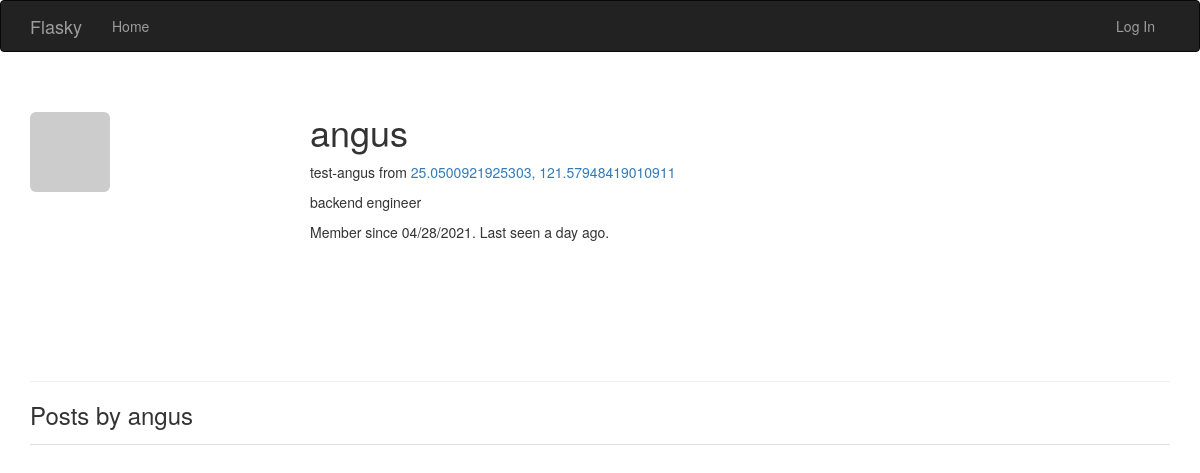
Before: /user/angus with the older database file.
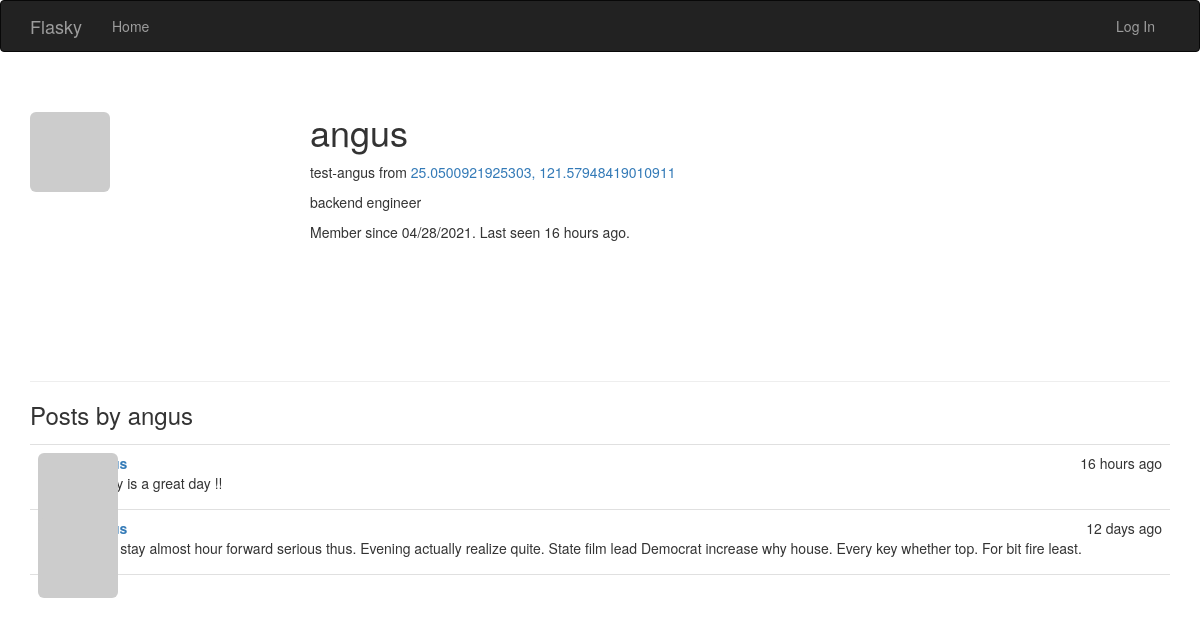
After: the same page with the newer database file.
### app/models.py (models this page shows, shortened)
class User(UserMixin, db.Model):
    __tablename__ = 'users'
    id = db.Column(db.Integer, primary_key=True)
    username = db.Column(db.String(64), unique=True, index=True)
    email = db.Column(db.String(64), unique=True, index=True)  # 讓使用者可以用email 登入
    role_id = db.Column(db.Integer, db.ForeignKey('roles.id'))
    password_hash = db.Column(db.String(128))
    confirmed = db.Column(db.Boolean, default=False)  # 帳號確認狀態
    name = db.Column(db.String(64))  # 本名
    location = db.Column(db.String(64))
    about_me = db.Column(db.Text())
    member_since = db.Column(db.DateTime(), default=datetime.utcnow)  # 建立時間
    last_seen = db.Column(db.DateTime(), default=datetime.utcnow)  # 上次訪問時間
    avatar_hash = db.Column(db.String(32))  # 儲存頭像URL用
    posts = db.relationship('Post', backref='author', lazy='dynamic')
    @property  # property 是只能讀取的屬性特性
    def password(self):
        raise AttributeError('password is not a readable attribute')
    def gravatar_hash(self):  # 產生email MD5 hash值
        return hashlib.md5(self.email.lower().encode('utf-8')).hexdigest()
    def gravatar(self, size=100, default='identicon', rating='g'):  # 產生gravatar的URL
        url = 'https://secure.gravatar.com/avatar'
        hash = self.avatar_hash or self.gravatar_hash()
        return f'{url}/{hash}?s={size}&d={default}&r={rating}'

class Post(db.Model):
    __tablename__ = 'posts'
    id = db.Column(db.Integer, primary_key=True)
    body = db.Column(db.Text)
    timestamp = db.Column(db.DateTime, index=True, default=datetime.utcnow)
    author_id = db.Column(db.Integer, db.ForeignKey('users.id'))

### app/main/views.py (the view)
@main.route('/user/<username>')
def user(username):
    user = User.query.filter_by(username=username).first_or_404()  # 若找不到user就跳404
    posts = user.posts.order_by(Post.timestamp.desc()).all()
    return render_template('user.html', user=user, posts=posts)  # 將user傳入模板 顯示訊息

### app/auth/views.py (called while the page is built)
@auth.before_app_request  # 註冊成全域的裝飾器
def before_request():
    if current_user.is_authenticated:  # 如果使用者有登入下的判斷
        current_user.ping()  # 每次都執行 更新上次登入時間
        if not current_user.confirmed and request.endpoint \
            and request.blueprint != 'auth' and request.endpoint != 'static':
            return redirect(url_for('auth.unconfirmed'))

### app/main/__init__.py (called while the page is built)
@main.app_context_processor
def inject_permissions():
    return dict(Permission=Permission)

### app/models.py (called while the page is built)
    def is_administrator(self):
        return False

### app/templates/user.html (shortened to what this page needs)
{% extends "base.html" %}
{% import "_macros.html" as macros %}
{% block page_content %}
<div class="page-header">
    <img class="img-rounded profile-thumbnail" src="{{ user.gravatar(size=256) }}">
    <div class="profile-header">
        <h1>{{ user.username }}</h1>
        {% if user.name or user.location %}
        <p>
            {% if user.name %}
                {{ user.name }}
            {% endif %}
            {% if user.location %}
                from <a href="http://maps.google.com/?q={{ user.location }}">{{ user.location }}</a>
            {% endif %}
        </p>
        {% endif %}
        {% if user.about_me %}<p>{{ user.about_me }}</p>{% endif %}
        <p>Member since {{ moment(user.member_since).format('L') }}. Last seen {{ moment(user.last_seen).fromNow() }}.</p>
    </div>
</div>
<h3>Posts by {{ user.username }}</h3>
{% include '_posts.html' %}
{% endblock %}

### app/templates/base.html (shortened to what this page needs)
{% extends "bootstrap/base.html" %}
{% block head %}
{{ super() }}
<link rel="stylesheet" type="text/css" href="{{ url_for('static', filename='styles.css') }}">
{% endblock %}
{% block navbar %}
<div class="navbar navbar-inverse" role="navigation">
    <div class="container">
        <div class="navbar-header">
            <a class="navbar-brand" href="{{ url_for('main.index') }}">Flasky</a>
        </div>
        <div class="navbar-collapse collapse">
            <ul class="nav navbar-nav">
                <li><a href="{{ url_for('main.index') }}">Home</a></li>
            </ul>
            <ul class="nav navbar-nav navbar-right">
                {% if current_user.is_authenticated %}
                <li class="dropdown">
                     <a href="#" class="dropdown-toggle" data-toggle="dropdown">
                        <img src="{{ current_user.gravatar(size=18) }}">
                        Account <b class="caret"></b>
                    </a>
                    <ul class="dropdown-menu">
                        <li><a href="{{ url_for('auth.change_password') }}">Change Password</a></li>
                        <li><a href="{{ url_for('auth.change_email_request') }}">Change Email</a></li>
                        <li><a href="{{ url_for('auth.logout') }}">Log Out</a></li>
                    </ul>
                </li>
                {% else %}
                <li><a href="{{ url_for('auth.login') }}">Log In</a></li>
                {% endif %}
            </ul>
        </div>
    </div>
</div>
{% endblock %}
{% block content %}
<div class="container">
    {% block page_content %}{% endblock %}
</div>
{% endblock %}

### app/templates/_posts.html
<ul class="posts">
    {% for post in posts %}
    <li class="post">
        <div class="post-thumbnail">
            <a href="{{ url_for('.user', username=post.author.username) }}">
                <img class="img-rounded profile-thumbnail" src="{{ post.author.gravatar(size=40) }}">
            </a>
        </div>
        <div class="post-content">
            <div class="post-date">{{ moment(post.timestamp).fromNow() }}</div>
            <div class="post-author"><a href="{{ url_for('.user', username=post.author.username) }}">{{ post.author.username }}</a></div>
            <div class="post-body">{{ post.body }}</div>
        </div>
    </li>
    {% endfor %}
</ul>

### app/static/styles.css (style rules this page uses)
.profile-thumbnail { position: absolute; }
.profile-header { min-height: 260px; margin-left: 280px; }
ul.posts { list-style-type: none; padding: 0px; margin: 16px 0px 0px 0px; border-top: 1px solid #e0e0e0; }
ul.posts li.post { padding: 8px; border-bottom: 1px solid #e0e0e0; }
div.post-date { float: right; }
div.post-author { font-weight: bold; }
div.post-thumbnail { position: absolute; }
div.post-content { margin-left: 48px; min-height: 48px; }

Changed rows visible on the page:
changed User "angus": last_seen "a day ago" → "16 hours ago"
added Post: timestamp "16 hours ago", body "Today is a great day !!"
added Post: timestamp "12 days ago", body "Hear stay almost hour forward serious thus. Evening actually realize quite. State film lead Democrat increase why house. Every key whether top. For bit fire least."
